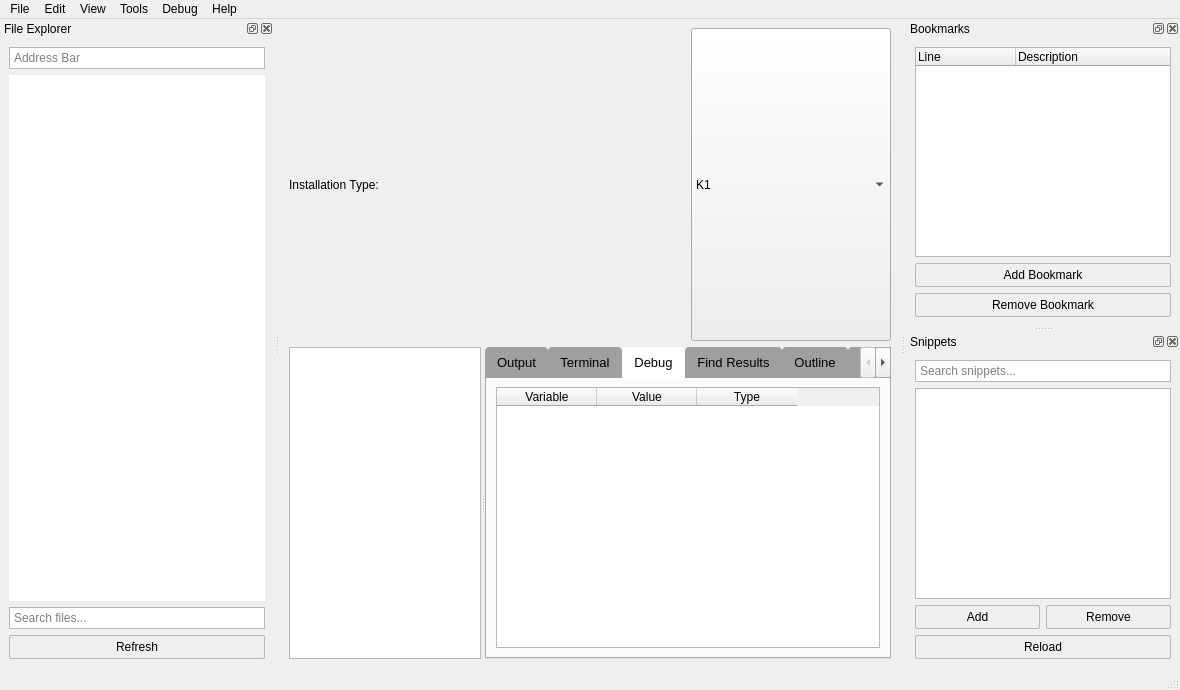
<?xml version="1.0" encoding="UTF-8"?>
<ui version="4.0">
    <class>MainWindow</class>
    <widget class="QMainWindow" name="MainWindow">
        <property name="geometry">
            <rect>
                <x>0</x>
                <y>0</y>
                <width>1180</width>
                <height>690</height>
            </rect>
        </property>
        <property name="windowTitle">
            <string>NSS Editor</string>
        </property>
        <property name="styleSheet">
            <string notr="true">
                QMainWindow {
                background-color: palette(window);
                color: palette(windowText);
                }
                QeditorTabs::pane {
                border: none;
                background-color: palette(base);
                }
                QTabBar::tab {
                background-color: palette(dark);
                color: palette(text);
                padding: 8px 12px;
                border: none;
                border-top-left-radius: 4px;
                border-top-right-radius: 4px;
                }
                QTabBar::tab:selected {
                background-color: palette(base);
                color: palette(text);
                }
                QLineEdit, QTextEdit {
                background-color: palette(base);
                color: palette(text);
                border: 1px solid palette(mid);
                padding: 2px;
                }
                QPushButton {
                background-color: palette(button);
                color: palette(buttonText);
                border: 1px solid palette(mid);
                padding: 4px 8px;
                border-radius: 2px;
                }
                QPushButton:hover {
                background-color: palette(light);
                }
                QScrollBar:vertical {
                border: none;
                background-color: palette(base);
                width: 14px;
                margin: 0px 0px 0px 0px;
                }
                QScrollBar::handle:vertical {
                background-color: palette(mid);
                min-height: 20px;
                }
                QScrollBar::add-line:vertical, QScrollBar::sub-line:vertical {
                height: 0px;
                }</string>
        </property>
        <widget class="QWidget" name="centralwidget">
            <layout class="QVBoxLayout" name="vboxlytCentralWidget" stretch="0,0">
                <item>
                    <layout class="QHBoxLayout" name="middleTopHorizLyt" stretch="1,0">
                        <item>
                            <widget class="QLabel" name="label">
                                <property name="sizePolicy">
                                    <sizepolicy hsizetype="Expanding" vsizetype="Preferred">
                                        <horstretch>0</horstretch>
                                        <verstretch>0</verstretch>
                                    </sizepolicy>
                                </property>
                                <property name="text">
                                    <string>Installation Type:</string>
                                </property>
                            </widget>
                        </item>
                        <item>
                            <widget class="QComboBox" name="gameSelector">
                                <property name="sizePolicy">
                                    <sizepolicy hsizetype="MinimumExpanding" vsizetype="Preferred">
                                        <horstretch>0</horstretch>
                                        <verstretch>0</verstretch>
                                    </sizepolicy>
                                </property>
                                <property name="minimumSize">
                                    <size>
                                        <width>200</width>
                                        <height>0</height>
                                    </size>
                                </property>
                                <property name="toolTip">
                                    <string>This determines what constants to use for your IDE and
                                        impacts the PyKotor compiler (if used)</string>
                                </property>
                                <property name="placeholderText">
                                    <string />
                                </property>
                                <item>
                                    <property name="text">
                                        <string>K1</string>
                                    </property>
                                </item>
                                <item>
                                    <property name="text">
                                        <string>TSL</string>
                                    </property>
                                </item>
                            </widget>
                        </item>
                    </layout>
                </item>
                <item>
                    <widget class="QSplitter" name="mainSplitter">
                        <property name="Orientation">
                            <enum>Orientation.Vertical</enum>
                        </property>
                        <widget class="CodeEditor" name="codeEdit" />
                        <widget class="QTabWidget" name="panelTabs">
                            <property name="font">
                                <font>
                                    <family>Segoe UI</family>
                                    <pointsize>10</pointsize>
                                </font>
                            </property>
                            <property name="currentIndex">
                                <number>2</number>
                            </property>
                            <property name="movable">
                                <bool>true</bool>
                            </property>
                            <property name="tabBarAutoHide">
                                <bool>true</bool>
                            </property>
                            <widget class="QWidget" name="outputTab">
                                <attribute name="title">
                                    <string>Output</string>
                                </attribute>
                                <layout class="QVBoxLayout" name="vertLytPanelTabs">
                                    <item>
                                        <widget class="QPlainTextEdit" name="outputEdit">
                                            <property name="font">
                                                <font>
                                                    <family>Lucida Console</family>
                                                    <pointsize>10</pointsize>
                                                </font>
                                            </property>
                                            <property name="cursor" stdset="0">
                                                <cursorShape>IBeamCursor</cursorShape>
                                            </property>
                                            <property name="whatsThis">
                                                <string>Output Window for the NWScript Editor</string>
                                            </property>
                                            <property name="tabChangesFocus">
                                                <bool>true</bool>
                                            </property>
                                            <property name="readOnly">
                                                <bool>true</bool>
                                            </property>
                                            <property name="placeholderText">
                                                <string>Important errors and logs will appear here.</string>
                                            </property>
                                        </widget>
                                    </item>
                                </layout>
                            </widget>
                            <widget class="QWidget" name="terminalTab">
                                <attribute name="title">
                                    <string>Terminal</string>
                                </attribute>
                                <layout class="QVBoxLayout" name="verticalLayout_13">
                                    <item>
                                        <widget class="QWidget" name="terminalWidget" native="true">
                                            <property name="minimumSize">
                                                <size>
                                                    <width>0</width>
                                                    <height>100</height>
                                                </size>
                                            </property>
                                        </widget>
                                    </item>
                                </layout>
                            </widget>
                            <widget class="QWidget" name="debugTab">
                                <attribute name="title">
                                    <string>Debug</string>
                                </attribute>
                                <layout class="QVBoxLayout" name="verticalLayout_12">
                                    <item>
                                        <widget class="QTableWidget" name="debugTable">
                                            <column>
                                                <property name="text">
                                                    <string>Variable</string>
                                                </property>
                                            </column>
                                            <column>
                                                <property name="text">
                                                    <string>Value</string>
                                                </property>
                                            </column>
                                            <column>
                                                <property name="text">
                                                    <string>Type</string>
                                                </property>
                                            </column>
                                        </widget>
                                    </item>
                                </layout>
                            </widget>
                            <widget class="QWidget" name="findResultsTab">
                                <attribute name="title">
                                    <string>Find Results</string>
                                </attribute>
                                <layout class="QVBoxLayout" name="verticalLayout_11">
                                    <item>
                                        <widget class="QTreeWidget" name="findResultsTree">
                                            <column>
                                                <property name="text">
                                                    <string>File</string>
                                                </property>
                                            </column>
                                            <column>
                                                <property name="text">
                                                    <string>Line</string>
                                                </property>
                                            </column>
                                            <column>
                                                <property name="text">
                                                    <string>Content</string>
                                                </property>
                                            </column>
                                        </widget>
                                    </item>
                                </layout>
                            </widget>
                            <widget class="QWidget" name="outlineTab">
                                <attribute name="title">
                                    <string>Outline</string>
                                </attribute>
                                <layout class="QVBoxLayout" name="verticalLayout_4">
                                    <item>
                                        <widget class="QTreeWidget" name="outlineView">
                                            <column>
                                                <property name="text">
                                                    <string notr="true">1</string>
                                                </property>
                                            </column>
                                        </widget>
                                    </item>
                                </layout>
                            </widget>
                            <widget class="QWidget" name="learnTab">
                                <attribute name="title">
                                    <string>Constants</string>
                                </attribute>
                                <layout class="QVBoxLayout" name="vertLytLearnTab">
                                    <item>
                                        <layout class="QHBoxLayout" name="horizontalLayout_5">
                                            <item>
                                                <widget class="QLineEdit" name="functionSearchEdit">
                                                    <property name="placeholderText">
                                                        <string>Search functions...</string>
                                                    </property>
                                                </widget>
                                            </item>
                                            <item>
                                                <widget class="QLineEdit" name="constantSearchEdit">
                                                    <property name="placeholderText">
                                                        <string>Search constants...</string>
                                                    </property>
                                                </widget>
                                            </item>
                                        </layout>
                                    </item>
                                    <item>
                                        <layout class="QHBoxLayout" name="horizontalLayout">
                                            <item>
                                                <widget class="QListWidget" name="functionList" />
                                            </item>
                                            <item>
                                                <widget class="QListWidget" name="constantList" />
                                            </item>
                                        </layout>
                                    </item>
                                </layout>
                            </widget>
                        </widget>
                    </widget>
                </item>
            </layout>
        </widget>
        <widget class="QStatusBar" name="statusbar" />
        <widget class="QDockWidget" name="fileExplorerDock">
            <property name="windowTitle">
                <string>File Explorer</string>
            </property>
            <attribute name="dockWidgetArea">
                <number>1</number>
            </attribute>
            <widget class="QWidget" name="fileExplorerContents">
                <layout class="QVBoxLayout" name="fileExplorerLayout">
                    <item>
                        <widget class="QLineEdit" name="lineEdit">
                            <property name="placeholderText">
                                <string>Address Bar</string>
                            </property>
                        </widget>
                    </item>
                    <item>
                        <widget class="RobustTreeView" name="fileExplorerView">
                            <property name="styleSheet">
                                <string notr="true">QTreeView {
                                    background-color: palette(base);
                                    color: palette(text);
                                    border: none;
                                    }
                                    QTreeView::item {
                                    padding: 4px;
                                    }
                                    QTreeView::item:selected {
                                    background-color: palette(highlight);
                                    color: palette(highlightedText);
                                    }</string>
                            </property>
                        </widget>
                    </item>
                    <item>
                        <widget class="QLineEdit" name="fileSearchEdit">
                            <property name="placeholderText">
                                <string>Search files...</string>
                            </property>
                        </widget>
                    </item>
                    <item>
                        <widget class="QPushButton" name="refreshFileExplorerButton">
                            <property name="text">
                                <string>Refresh</string>
                            </property>
                        </widget>
                    </item>
                </layout>
            </widget>
        </widget>
        <widget class="QDockWidget" name="bookmarksDock">
            <property name="acceptDrops">
                <bool>true</bool>
            </property>
            <property name="windowTitle">
                <string>Bookmarks</string>
            </property>
            <attribute name="dockWidgetArea">
                <number>2</number>
            </attribute>
            <widget class="QWidget" name="dockWidgetContents_2">
                <layout class="QVBoxLayout" name="verticalLayout_14">
                    <item>
                        <widget class="QTreeWidget" name="bookmarkTree">
                            <column>
                                <property name="text">
                                    <string>Line</string>
                                </property>
                            </column>
                            <column>
                                <property name="text">
                                    <string>Description</string>
                                </property>
                            </column>
                        </widget>
                    </item>
                    <item>
                        <widget class="QPushButton" name="addBookmarkButton">
                            <property name="text">
                                <string>Add Bookmark</string>
                            </property>
                        </widget>
                    </item>
                    <item>
                        <widget class="QPushButton" name="removeBookmarkButton">
                            <property name="text">
                                <string>Remove Bookmark</string>
                            </property>
                        </widget>
                    </item>
                </layout>
            </widget>
        </widget>
        <widget class="QDockWidget" name="snippetsDock">
            <property name="acceptDrops">
                <bool>true</bool>
            </property>
            <property name="windowTitle">
                <string>Snippets</string>
            </property>
            <attribute name="dockWidgetArea">
                <number>2</number>
            </attribute>
            <widget class="QWidget" name="snippetsDockContents">
                <layout class="QVBoxLayout" name="snippetsLayout">
                    <item>
                        <widget class="QLineEdit" name="snippetSearchEdit">
                            <property name="placeholderText">
                                <string>Search snippets...</string>
                            </property>
                        </widget>
                    </item>
                    <item>
                        <widget class="QListWidget" name="snippetList" />
                    </item>
                    <item>
                        <layout class="QHBoxLayout" name="snippetButtonsLayout">
                            <item>
                                <widget class="QPushButton" name="snippetAddButton">
                                    <property name="text">
                                        <string>Add</string>
                                    </property>
                                </widget>
                            </item>
                            <item>
                                <widget class="QPushButton" name="snippetDelButton">
                                    <property name="text">
                                        <string>Remove</string>
                                    </property>
                                </widget>
                            </item>
                        </layout>
                    </item>
                    <item>
                        <widget class="QPushButton" name="snippetReloadButton">
                            <property name="text">
                                <string>Reload</string>
                            </property>
                        </widget>
                    </item>
                </layout>
            </widget>
        </widget>
        <widget class="QMenuBar" name="menubar">
            <property name="geometry">
                <rect>
                    <x>0</x>
                    <y>0</y>
                    <width>1180</width>
                    <height>22</height>
                </rect>
            </property>
            <widget class="QMenu" name="menuFile">
                <property name="title">
                    <string>File</string>
                </property>
                <addaction name="actionNew" />
                <addaction name="actionOpen" />
                <addaction name="actionSave" />
                <addaction name="actionSave_As" />
                <addaction name="actionSave_All" />
                <addaction name="separator" />
                <addaction name="actionClose" />
                <addaction name="actionClose_All" />
                <addaction name="separator" />
                <addaction name="actionCompile" />
                <addaction name="actionRun" />
                <addaction name="separator" />
                <addaction name="actionPrint" />
                <addaction name="separator" />
                <addaction name="actionExit" />
            </widget>
            <widget class="QMenu" name="menuEdit">
                <property name="title">
                    <string>Edit</string>
                </property>
                <addaction name="actionUndo" />
                <addaction name="actionRedo" />
                <addaction name="separator" />
                <addaction name="actionCut" />
                <addaction name="actionCopy" />
                <addaction name="actionPaste" />
                <addaction name="separator" />
                <addaction name="actionFind" />
                <addaction name="actionReplace" />
                <addaction name="actionFind_in_Files" />
                <addaction name="actionGo_to_Line" />
                <addaction name="separator" />
                <addaction name="actionToggle_Comment" />
                <addaction name="actionIndent" />
                <addaction name="actionUnindent" />
            </widget>
            <widget class="QMenu" name="menuView">
                <property name="title">
                    <string>View</string>
                </property>
                <addaction name="actionToggleFileExplorer" />
                <addaction name="actionToggleTerminal" />
                <addaction name="actionToggle_Output_Panel" />
                <addaction name="separator" />
                <addaction name="actionZoom_In" />
                <addaction name="actionZoom_Out" />
                <addaction name="actionReset_Zoom" />
                <addaction name="separator" />
                <addaction name="actionToggle_Line_Numbers" />
                <addaction name="actionToggle_Wrap_Lines" />
            </widget>
            <widget class="QMenu" name="menuTools">
                <property name="title">
                    <string>Tools</string>
                </property>
                <addaction name="actionManage_Snippets" />
                <addaction name="actionManage_Plugins" />
                <addaction name="separator" />
                <addaction name="actionFormat_Code" />
                <addaction name="actionAnalyze_Code" />
                <addaction name="separator" />
            </widget>
            <widget class="QMenu" name="menuDebug">
                <property name="title">
                    <string>Debug</string>
                </property>
                <addaction name="actionStart_Debugging" />
                <addaction name="actionStop_Debugging" />
                <addaction name="actionStep_Over" />
                <addaction name="actionStep_Into" />
                <addaction name="actionStep_Out" />
                <addaction name="separator" />
                <addaction name="actionToggle_Breakpoint" />
                <addaction name="actionClear_All_Breakpoints" />
            </widget>
            <widget class="QMenu" name="menuHelp">
                <property name="title">
                    <string>Help</string>
                </property>
                <addaction name="actionDocumentation" />
                <addaction name="actionKeyboard_Shortcuts" />
                <addaction name="separator" />
                <addaction name="actionCheck_for_Updates" />
                <addaction name="actionAbout" />
            </widget>
            <addaction name="menuFile" />
            <addaction name="menuEdit" />
            <addaction name="menuView" />
            <addaction name="menuTools" />
            <addaction name="menuDebug" />
            <addaction name="menuHelp" />
        </widget>
        <action name="actionNew">
            <property name="text">
                <string>New</string>
            </property>
            <property name="shortcut">
                <string>Ctrl+Shift+B</string>
            </property>
        </action>
        <action name="actionOpen">
            <property name="text">
                <string>Open</string>
            </property>
            <property name="shortcut">
                <string>Ctrl+O</string>
            </property>
        </action>
        <action name="actionSave">
            <property name="text">
                <string>Save</string>
            </property>
            <property name="shortcut">
                <string>Ctrl+S</string>
            </property>
        </action>
        <action name="actionSave_As">
            <property name="text">
                <string>Save As</string>
            </property>
            <property name="shortcut">
                <string>Ctrl+Shift+S</string>
            </property>
        </action>
        <action name="actionSave_All">
            <property name="text">
                <string>Save All</string>
            </property>
            <property name="shortcut">
                <string>Ctrl+Shift+A</string>
            </property>
        </action>
        <action name="actionClose">
            <property name="text">
                <string>Close</string>
            </property>
            <property name="shortcut">
                <string>Ctrl+W</string>
            </property>
        </action>
        <action name="actionClose_All">
            <property name="text">
                <string>Close All</string>
            </property>
            <property name="shortcut">
                <string>Ctrl+Shift+W</string>
            </property>
        </action>
        <action name="actionCompile">
            <property name="text">
                <string>Compile</string>
            </property>
            <property name="shortcut">
                <string>Ctrl+Shift+B</string>
            </property>
        </action>
        <action name="actionRun">
            <property name="text">
                <string>Run</string>
            </property>
            <property name="shortcut">
                <string>F6</string>
            </property>
            <property name="visible">
                <bool>false</bool>
            </property>
        </action>
        <action name="actionPrint">
            <property name="text">
                <string>Print</string>
            </property>
            <property name="shortcut">
                <string>Ctrl+P</string>
            </property>
            <property name="visible">
                <bool>false</bool>
            </property>
            <property name="iconVisibleInMenu">
                <bool>false</bool>
            </property>
        </action>
        <action name="actionExit">
            <property name="text">
                <string>Exit</string>
            </property>
            <property name="shortcut">
                <string>Ctrl+Q</string>
            </property>
        </action>
        <action name="actionUndo">
            <property name="text">
                <string>Undo</string>
            </property>
            <property name="shortcut">
                <string>Ctrl+Z</string>
            </property>
        </action>
        <action name="actionRedo">
            <property name="text">
                <string>Redo</string>
            </property>
            <property name="shortcut">
                <string>Ctrl+Y</string>
            </property>
        </action>
        <action name="actionCut">
            <property name="text">
                <string>Cut</string>
            </property>
            <property name="shortcut">
                <string>Ctrl+X</string>
            </property>
        </action>
        <action name="actionCopy">
            <property name="text">
                <string>Copy</string>
            </property>
            <property name="shortcut">
                <string>Ctrl+C</string>
            </property>
        </action>
        <action name="actionPaste">
            <property name="text">
                <string>Paste</string>
            </property>
            <property name="shortcut">
                <string>Ctrl+V</string>
            </property>
        </action>
        <action name="actionFind">
            <property name="text">
                <string>Find</string>
            </property>
            <property name="shortcut">
                <string>Ctrl+F</string>
            </property>
        </action>
        <action name="actionReplace">
            <property name="text">
                <string>Replace</string>
            </property>
            <property name="shortcut">
                <string>Ctrl+H</string>
            </property>
        </action>
        <action name="actionFind_in_Files">
            <property name="text">
                <string>Find in Files</string>
            </property>
            <property name="shortcut">
                <string>Ctrl+Shift+F</string>
            </property>
        </action>
        <action name="actionGo_to_Line">
            <property name="text">
                <string>Go to Line</string>
            </property>
            <property name="shortcut">
                <string>Ctrl+G</string>
            </property>
        </action>
        <action name="actionGo_to_Function">
            <property name="text">
                <string>Go to Function</string>
            </property>
            <property name="shortcut">
                <string>Ctrl+Shift+G</string>
            </property>
        </action>
        <action name="actionToggle_Comment">
            <property name="text">
                <string>Block Comment</string>
            </property>
            <property name="shortcut">
                <string>Ctrl+/</string>
            </property>
        </action>
        <action name="actionIndent">
            <property name="text">
                <string>Indent</string>
            </property>
            <property name="shortcut">
                <string>Ctrl+I</string>
            </property>
        </action>
        <action name="actionUnindent">
            <property name="text">
                <string>Unindent</string>
            </property>
            <property name="shortcut">
                <string>Ctrl+Shift+I</string>
            </property>
        </action>
        <action name="actionToggleFileExplorer">
            <property name="text">
                <string>Toggle File Explorer</string>
            </property>
            <property name="shortcut">
                <string>Ctrl+B</string>
            </property>
        </action>
        <action name="actionToggleTerminal">
            <property name="text">
                <string>Toggle Snip/Bookmark Panel</string>
            </property>
            <property name="shortcut">
                <string>Ctrl+`</string>
            </property>
        </action>
        <action name="actionToggle_Output_Panel">
            <property name="text">
                <string>Toggle Output Panel</string>
            </property>
            <property name="shortcut">
                <string>Ctrl+Shift+O</string>
            </property>
        </action>
        <action name="actionZoom_In">
            <property name="text">
                <string>Zoom In</string>
            </property>
            <property name="shortcut">
                <string>Ctrl++</string>
            </property>
        </action>
        <action name="actionZoom_Out">
            <property name="text">
                <string>Zoom Out</string>
            </property>
            <property name="shortcut">
                <string>Ctrl+-</string>
            </property>
        </action>
        <action name="actionReset_Zoom">
            <property name="text">
                <string>Reset Zoom</string>
            </property>
            <property name="shortcut">
                <string>Ctrl+0</string>
            </property>
        </action>
        <action name="actionToggle_Line_Numbers">
            <property name="text">
                <string>Toggle Line Numbers</string>
            </property>
            <property name="shortcut">
                <string>Ctrl+Shift+L</string>
            </property>
        </action>
        <action name="actionToggle_Minimap">
            <property name="text">
                <string>Toggle Minimap</string>
            </property>
            <property name="shortcut">
                <string>Ctrl+Shift+M</string>
            </property>
        </action>
        <action name="actionToggle_Wrap_Lines">
            <property name="text">
                <string>Toggle Wrap Lines</string>
            </property>
            <property name="shortcut">
                <string>Ctrl+Shift+W</string>
            </property>
        </action>
        <action name="actionManage_Snippets">
            <property name="text">
                <string>Manage Snippets</string>
            </property>
        </action>
        <action name="actionManage_Plugins">
            <property name="text">
                <string>Manage Plugins</string>
            </property>
            <property name="visible">
                <bool>false</bool>
            </property>
        </action>
        <action name="actionFormat_Code">
            <property name="text">
                <string>Format Code</string>
            </property>
            <property name="shortcut">
                <string>Ctrl+Shift+F</string>
            </property>
        </action>
        <action name="actionAnalyze_Code">
            <property name="text">
                <string>Analyze Code</string>
            </property>
            <property name="shortcut">
                <string>Ctrl+Shift+A</string>
            </property>
        </action>
        <action name="actionGenerate_Documentation">
            <property name="text">
                <string>Generate Documentation</string>
            </property>
            <property name="shortcut">
                <string>Ctrl+Shift+D</string>
            </property>
        </action>
        <action name="actionExport_to_HTML">
            <property name="text">
                <string>Export to HTML</string>
            </property>
            <property name="shortcut">
                <string>Ctrl+Shift+E</string>
            </property>
        </action>
        <action name="actionStart_Debugging">
            <property name="text">
                <string>Start Debugging</string>
            </property>
            <property name="shortcut">
                <string>F9</string>
            </property>
        </action>
        <action name="actionStop_Debugging">
            <property name="text">
                <string>Stop Debugging</string>
            </property>
            <property name="shortcut">
                <string>Shift+F9</string>
            </property>
        </action>
        <action name="actionStep_Over">
            <property name="text">
                <string>Step Over</string>
            </property>
            <property name="shortcut">
                <string>F10</string>
            </property>
        </action>
        <action name="actionStep_Into">
            <property name="text">
                <string>Step Into</string>
            </property>
            <property name="shortcut">
                <string>F11</string>
            </property>
        </action>
        <action name="actionStep_Out">
            <property name="text">
                <string>Step Out</string>
            </property>
            <property name="shortcut">
                <string>Shift+F11</string>
            </property>
        </action>
        <action name="actionToggle_Breakpoint">
            <property name="text">
                <string>Toggle Breakpoint</string>
            </property>
            <property name="shortcut">
                <string>F12</string>
            </property>
        </action>
        <action name="actionClear_All_Breakpoints">
            <property name="text">
                <string>Clear All Breakpoints</string>
            </property>
            <property name="shortcut">
                <string>Ctrl+Shift+F12</string>
            </property>
        </action>
        <action name="actionDocumentation">
            <property name="text">
                <string>Documentation</string>
            </property>
            <property name="shortcut">
                <string>F1</string>
            </property>
        </action>
        <action name="actionKeyboard_Shortcuts">
            <property name="text">
                <string>Keyboard Shortcuts</string>
            </property>
            <property name="shortcut">
                <string>Ctrl+Shift+K</string>
            </property>
        </action>
        <action name="actionCheck_for_Updates">
            <property name="text">
                <string>Check for Updates</string>
            </property>
        </action>
        <action name="actionAbout">
            <property name="text">
                <string>About</string>
            </property>
        </action>
        <action name="actionK1">
            <property name="checkable">
                <bool>true</bool>
            </property>
            <property name="text">
                <string>K1</string>
            </property>
        </action>
        <action name="actionTSL">
            <property name="checkable">
                <bool>true</bool>
            </property>
            <property name="checked">
                <bool>true</bool>
            </property>
            <property name="text">
                <string>TSL</string>
            </property>
        </action>
    </widget>
    <customwidgets>
        <customwidget>
            <class>RobustTreeView</class>
            <extends>QTreeView</extends>
            <header location="global">utility.ui_libraries.qt.widgets.itemviews.treeview</header>
        </customwidget>
        <customwidget>
            <class>CodeEditor</class>
            <extends>QPlainTextEdit</extends>
            <header location="global">toolset.gui.common.widgets.code_editor</header>
        </customwidget>
    </customwidgets>
    <resources />
    <connections />
</ui>
